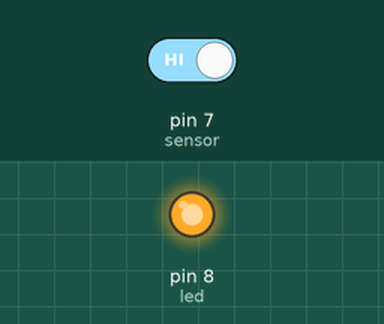
Recording of a sketch running on a simulated Arduino Uno, built with avr-gcc and run on an emulated ATmega328P. Parts: output pins drawn as LEDs (lit = HIGH). The inputs (shaded band) are chosen by the test bench; at power-on: pin 7 (sensor) HIGH.

Above: at 1.2 s.
1.3 s: pin 7 (sensor) driven LOW
At 1.6 s:
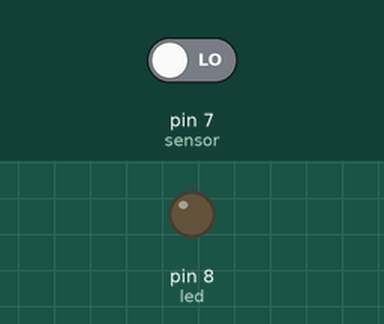
2.8 s: pin 7 (sensor) driven HIGH
At 4.0 s:
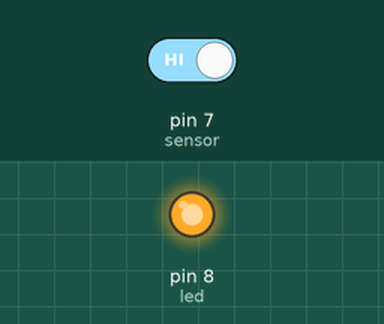
Timing chart, 0 to 5.8 s (numbered marks = the images above; inputs shaded):
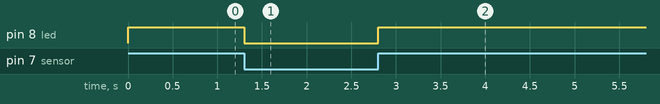

Measured:
- after the input at 1.3 s, pin 8 (led): HIGH → LOW at once
- after the input at 2.8 s, pin 8 (led): LOW → HIGH at once

The sketch:

IR_Sensor.ino
```cpp
/*
 Module name: IR Sensor, FC-51
 There is a blue button that you can used to change the detective distance of this sensor.

 There are 3 pin of module, Vcc, GND and Output. nornally it gives a high output, and when there is any obstacle, this pin turn to low.
*/

int led = 8;
int sensor = 7;

void setup()
{
  pinMode(led, OUTPUT); //port to control led
  pinMode(sensor, INPUT); //port to detective IR sensor
}
void loop()
{

  if ( digitalRead(sensor) == LOW) // when there is any obstacle, output turn to l
  {
    digitalWrite(led, LOW);
  }
  else
  {
    digitalWrite(led, HIGH);
  }
}
```
